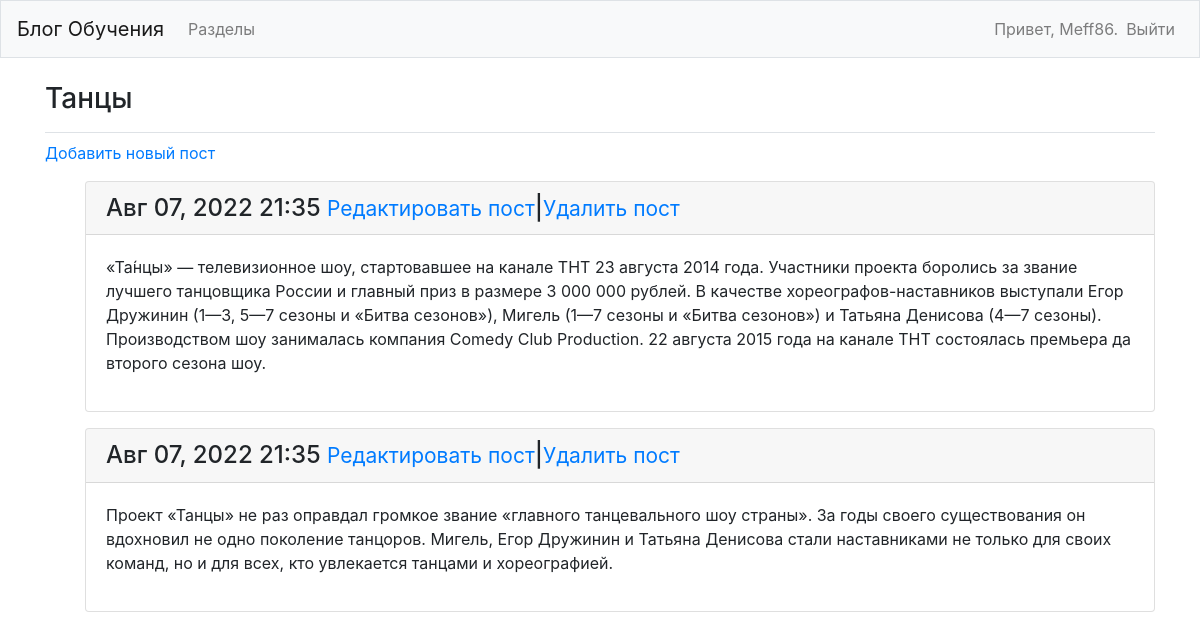
The app's page /topics/4/ (signed in), older data.
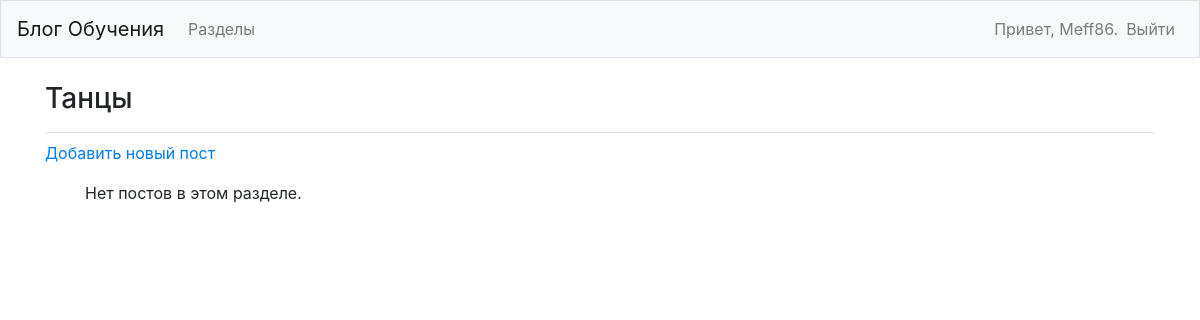
The same page, newer data.
### learnig_logs/models.py (models this page shows, shortened)
class Entry(models.Model):
    topic = models.ForeignKey(Topic, on_delete=models.CASCADE)
    text = models.TextField()
    date_added = models.DateTimeField(auto_now_add=True)
    class Meta:
        verbose_name_plural = 'entries'

### learnig_logs/views.py (the view)
# urls.py: path('topics/<int:topic_id>/', views.topic, name='topic'),
@login_required
def topic(request, topic_id):
    topic = get_object_or_404(Topic, id=topic_id)
    if topic.owner != request.user:
        raise Http404
    entries = topic.entry_set.order_by('-date_added')
    context = {'topic': topic, 'entries': entries}
    return render(request, 'learnig_logs/topic.html', context)

### learnig_logs/models.py (called while the page is built)
    def __str__(self):
        return self.text

### learnig_logs/templates/learnig_logs/topic.html (shortened to what this page needs)
<!DOCTYPE html>
<html lang="en">
<head>
</head>
<body>
{% extends 'learnig_logs/base.html' %}
{% block page_header %}
<h3>{{ topic }}</h3>
{% endblock page_header %}
{% block content %}
  <p>
    <a href="{% url 'learnig_logs:new_entry' topic.id %}">Добавить новый пост</a>
  </p>
  <ul>
  {% for entry in entries %}
    <div class="card mb-3">
      <h4 class="card-header">
      {{ entry.date_added|date:'M d, Y H:i' }}
      <small><a href="{% url 'learnig_logs:edit_entry' entry.id %}">Редактировать пост</a></small>|<small><a href="{% url 'learnig_logs:delete_entry' entry.id %}">Удалить пост</a></small>
      </h4>
      <div class="card-body">
      {{ entry.text|linebreaks }}
      </div>
    </div>
  {% empty %}
    <p>Нет постов в этом разделе.</p>
  {% endfor %}
{% endblock content %}

Row changes from the older to the newer data that the page shows:
removed Entry: date_added "Авг 07, 2022 21:35", text "«Та́нцы» — телевизионное шоу, стартовавшее на канале ТНТ 23 августа 2014 года. Участники проекта боролись за звание лучшего танцовщика России и главный приз в размере 3 000 000 рублей. В качестве хореографов-наставников выступали Егор Дружинин (1—3, 5—7 сезоны и «Битва сезонов»), Мигель (1—7 сезоны и «Битва сезонов») и Татьяна Денисова (4—7 сезоны). Производством шоу занималась компания Comedy Club Production. 22 августа 2015 года на канале ТНТ состоялась премьера да второго сезона шоу."
removed Entry: date_added "Авг 07, 2022 21:35", text "Проект «Танцы» не раз оправдал громкое звание «главного танцевального шоу страны». За годы своего существования он вдохновил не одно поколение танцоров. Мигель, Егор Дружинин и Татьяна Денисова стали наставниками не только для своих команд, но и для всех, кто увлекается танцами и хореографией."
Text that changed along with them:
text now shown: "Нет постов в этом разделе."
